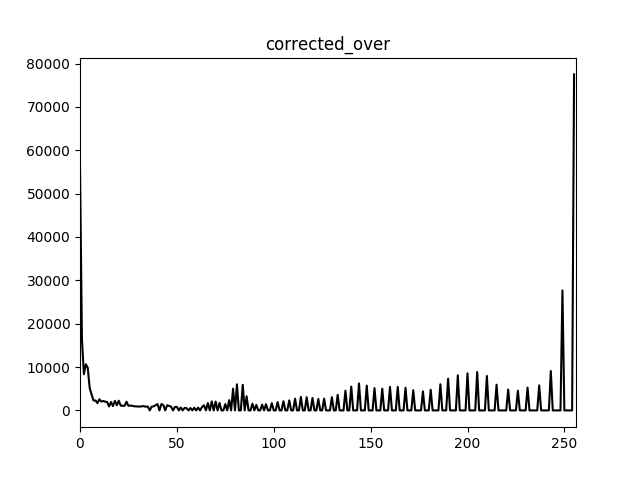
#> input picture image_processing/qc_381/hw2/q1/corrected_over.png, 640 x 480 px, given in place of underexposed.jpg, which was not available
$ python q3.py
#> lines starting #> are read from the running program, lines starting #| are printed output that depends on the picture; pictures that were not available may be replaced by others from this repository, and a replacement may not be noted
import numpy as np
import cv2
import matplotlib.pyplot as plt

#input <img>:   gray level img
#input <level>: pixel quantization level
#output:        histogram of img
def calHist(img, level):
    hist = np.zeros(level)
    (rows, cols) = (len(img), len(img[0]))
    for i in range(rows):
        for j in range(cols):
            hist[img[i,j]] += 1
    return hist

#input <hist>:   histogram of gray image
#input <color>:  color for line plot
#output:         save plot to current folder
def plot_save(i, title, path, hist, color, level):
    plt.figure(i)
    plt.xlim([0,level])
    plt.title(title)
    plt.plot(hist, color = color)
    plt.savefig(path)

#<input> img:   gray scale img
#<input> histo: histogram that you want to match
#<output>       image after apply exact histogram match
def exact_histo(img, histo):
  (rows, cols) = (len(img), len(img[0]))
  ret_img      = np.array(img, 'float32')
  w1_kernel = np.float32([1])
  w2_kernel = np.float32([[0,1/5,0], [1/5,1/5,1/5],[0,1/5,0]])
  w3_kernel = np.float32([[1/9,1/9,1/9], [1/9,1/9,1/9],[1/9,1/9,1/9]])

  #apply three different kernel to img
  img_w1 = cv2.filter2D(ret_img, -1, w1_kernel)
  img_w2 = cv2.filter2D(ret_img, -1, w2_kernel)
  img_w3 = cv2.filter2D(ret_img, -1, w3_kernel)

  #put the result of applying kernel into vector (w1,w2,w3)
  filter_arr = []
  for i in range(rows):
      for j in range(cols):
          filter_arr.append((img_w1[i,j],img_w2[i,j],img_w3[i,j], i, j))

  #sort the collections in lexical order
  filter_arr = sorted(filter_arr)

  #according the sorting result adjust the intensity of pixel
  k = 0 #already adjusted pixel location
  for i in range(len(histo)):
      while(histo[i] > 0):
          ret_img[filter_arr[k][3],filter_arr[k][4]] = i
          histo[i] -= 1
          k += 1
  return ret_img.astype("int")

def main():
  underexposed = cv2.cvtColor(cv2.imread('./orig_images/underexposed.jpg'), cv2.COLOR_BGR2GRAY)
#> underexposed: shape (480, 640); min 0, max 255, mean 247
  overexposed  = cv2.cvtColor(cv2.imread('./orig_images/overexposed.jpg'), cv2.COLOR_BGR2GRAY)
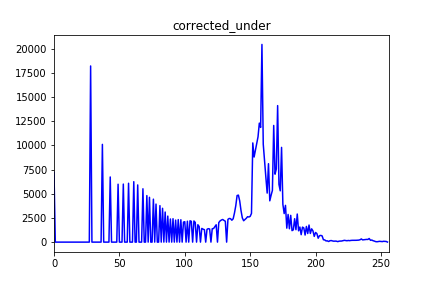
#> input picture image_processing/qc_381/hw2/q1/corrected_under.png, 432 x 288 px, given in place of overexposed.jpg, which was not available
#> overexposed: shape (288, 432); min 0, max 255, mean 242.1

  #compute uniform histogram for underexposed image
  under_size   = len(underexposed) * len(underexposed[0])
#> under_size = 307200
  histo_under  = [(under_size  - (under_size % 256)) / 256] * 256
#> histo_under = 256 values from 1200 to 1200
  histo_under[255] += (under_size % 256)

  #compute uniform histogram for overexposed image
  over_size    = len(overexposed) * len(overexposed[0])
#> over_size = 124416
  histo_over   = [(over_size - (over_size % 256)) / 256] * 256
#> histo_over = 256 values from 486 to 486
  histo_over[255]  += (over_size % 256)

  equal_under  = exact_histo(underexposed, histo_under)
#> in exact_histo, `(rows, cols) = (len(img), len(img[0]))`: rows = 480; cols = 640
#> after the loop in exact_histo, `for i in range(rows):`: filter_arr = 307200 items
#> after the loop in exact_histo, `for i in range(len(histo)):`:
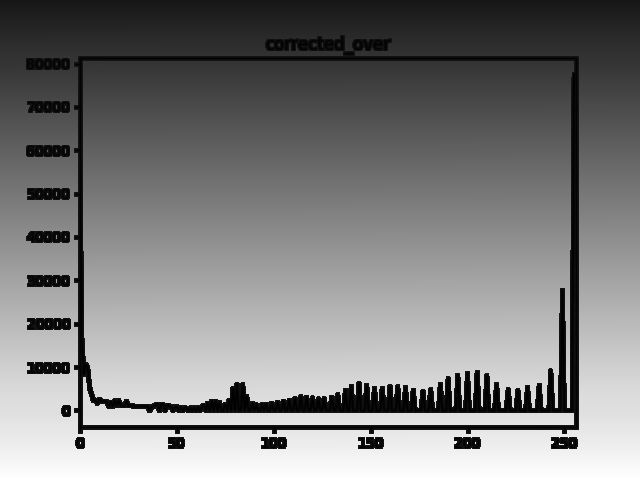
#> ret_img: shape (480, 640) float32; min 0, max 255, mean 127.5
#> after the loop in exact_histo, `for i in range(len(histo)):`: histo = 256 values from 0 to 0; k = 307200
#> in exact_histo, `return ret_img.astype("int")`:
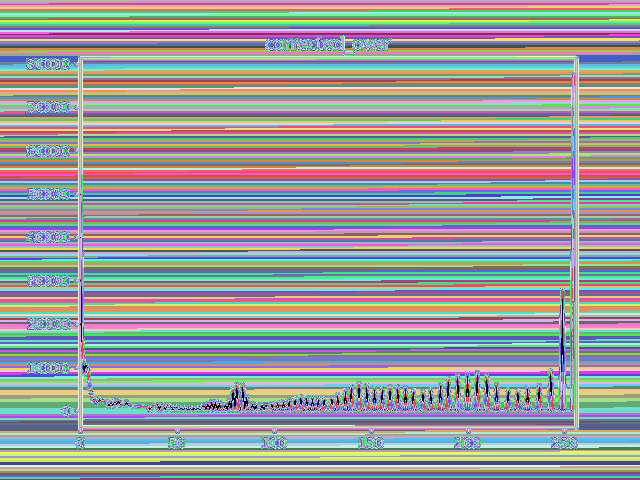
#> returned value: shape (480, 640) int64; 256 distinct labels, from 0 to 255; one colour per label, 0 black
  equal_over  = exact_histo(overexposed, histo_over)
#> in exact_histo (call 2), `(rows, cols) = (len(img), len(img[0]))`: rows = 288; cols = 432
#> in exact_histo (call 2), `img_w3 = cv2.filter2D(ret_img, -1, w3_kernel)`:
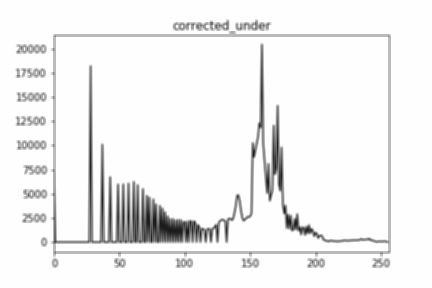
#> img_w3: shape (288, 432) float32; min 29, max 255, mean 242.1
#> after the loop in exact_histo (call 2), `for i in range(rows):`: filter_arr = 124416 items
#> after the loop in exact_histo (call 2), `for i in range(len(histo)):`:
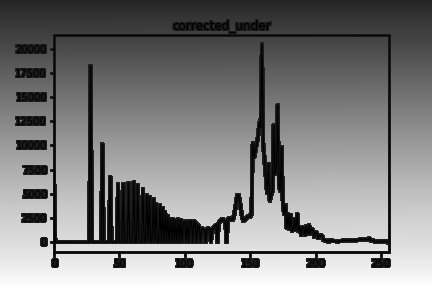
#> ret_img: shape (288, 432) float32; min 0, max 255, mean 127.5
#> after the loop in exact_histo (call 2), `for i in range(len(histo)):`: k = 124416
#> in exact_histo (call 2), `return ret_img.astype("int")`:
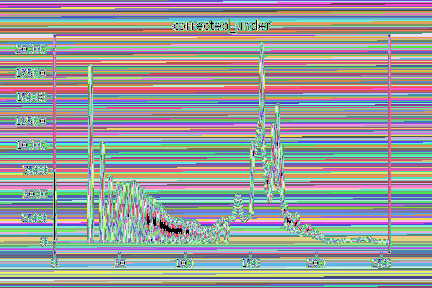
#> returned value: shape (288, 432) int64; 256 distinct labels, from 0 to 255; one colour per label, 0 black
  cv2.imwrite("equal_underexposed.jpg", equal_under);
  cv2.imwrite("equal_overexposed.jpg", equal_over);
  plot_save(1,"orig_under","./orig_under.png",calHist(underexposed,256),'r',256)
#> in calHist, `(rows, cols) = (len(img), len(img[0]))`: rows = 480; cols = 640
  plot_save(2,"orig_over","./orig_over.png",calHist(overexposed,256),'g',256)
  plot_save(3,"equal_under","./equal_under.png",calHist(equal_under,256),'b',256)
  plot_save(4,"equal_over","./equal_over.png",calHist(equal_over,256),'k',256)
#> call 4 of plot_save, with i = 4, title = 'equal_over', path = './equal_over.png', hist = array of shape (256,), color = 'k', level = 256
#> in plot_save (call 4), `plt.savefig(path)`:
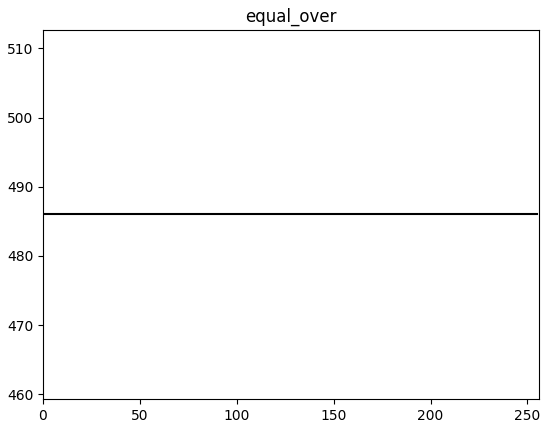
#> figure drawn by matplotlib, 1 panel

if __name__ == "__main__":
    main()
